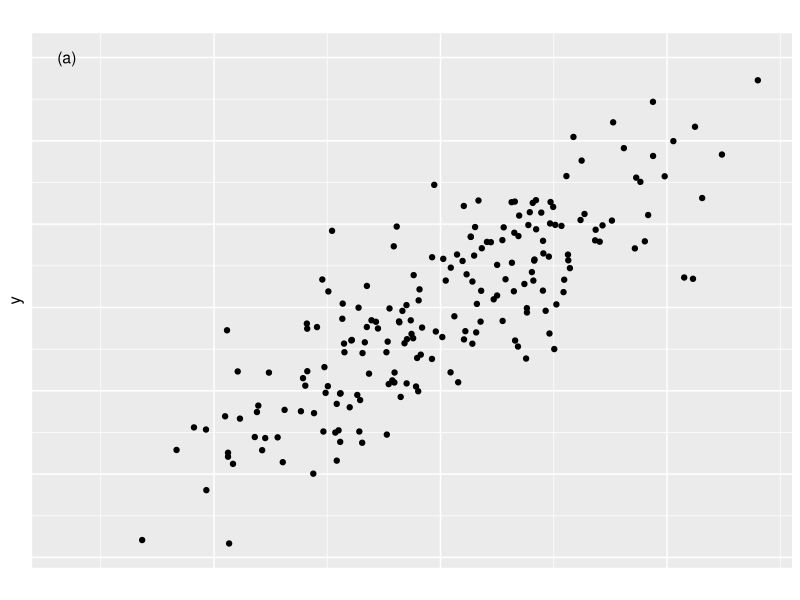

Write R code to recreate this figure.
## ---- chunk 1
knitr::opts_chunk$set(echo = TRUE, comment = NA)
# colores ----------------------------------------------------------------
c1="#FF7F00"
c2="#=EB0C6"
c3="#034A94"
c4="#686868"
#-------------------------------------------------------------------------
gen.corr.data<- function(rho,n){
x <- rnorm(n)
z <- rnorm(n)
y<- rho*x + sqrt(1-rho^2)*z
result <-cbind(y,x)
return(result)
}
#-------------------------------------------------------------------------
library(ggplot2)
library(patchwork)
Theme1= theme(axis.text.x = element_blank(),
        axis.text.y = element_blank(),
        axis.ticks = element_blank(),
        axis.title.x = element_text(size = 12),
        axis.title.y = element_text(size = 12))
#------------------------------------------------------------------------
Theme2= theme(
        #axis.text.x = element_blank(),
        #axis.text.y = element_blank(),
        #axis.ticks = element_blank(),
        axis.title.x = element_text(size = 11),
        axis.title.y = element_text(size = 11))

## ---- chunk 2
# knitr::include_graphics("img/puntos1.png")
## ---- chunk 3
muestra1<-gen.corr.data(0.8,200)
muestra1<-as.data.frame(muestra1)


p1=ggplot(muestra1, aes(x, y)) + 
         geom_point() + Theme1+
         labs(title = "", y= "y", x= " ") +
         annotate("text", x=-3.3, y=3,size=4, label= "(a)")
